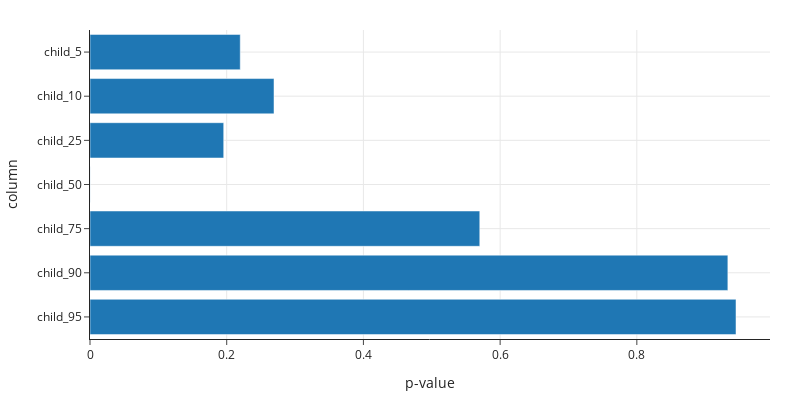

Source (notebook cell):
### Markdown cell above
Let's reflect on the $p$-values you discovered:

### Code cell
(
    out_q4
    .to_frame()
    .plot(kind='barh', width=800, height=400, labels={'index': 'column', 'value': 'p-value'})
    .update_layout(showlegend=False)
)

### Figure 1 — Plotly figure (JSON) as saved in the notebook; plotly's stock layout.template omitted (floating-point values rounded to 4 significant figures)
{"data": [{"alignmentgroup": "True", "hovertemplate": "variable=0<br>p-value=%{x}<br>column=%{y}<extra></extra>", "legendgroup": "0", "marker": {"color": "#1F77B4", "pattern": {"shape": ""}}, "name": "0", "offsetgroup": "0", "orientation": "h", "showlegend": true, "textposition": "auto", "type": "bar", "x": [0.9451, 0.9332, 0.5702, 0.0001741, 0.1956, 0.2692, 0.2198], "xaxis": "x", "y": ["child_95", "child_90", "child_75", "child_50", "child_25", "child_10", "child_5"], "yaxis": "y"}], "layout": {"barmode": "relative", "height": 400, "legend": {"title": {"text": "variable"}, "tracegroupgap": 0}, "showlegend": false, "width": 800, "xaxis": {"anchor": "y", "autorange": true, "domain": [0, 1], "range": [0, 0.9948], "title": {"text": "p-value"}, "type": "linear"}, "yaxis": {"anchor": "x", "autorange": true, "domain": [0, 1], "range": [-0.5, 6.5], "title": {"text": "column"}, "type": "category"}}}
